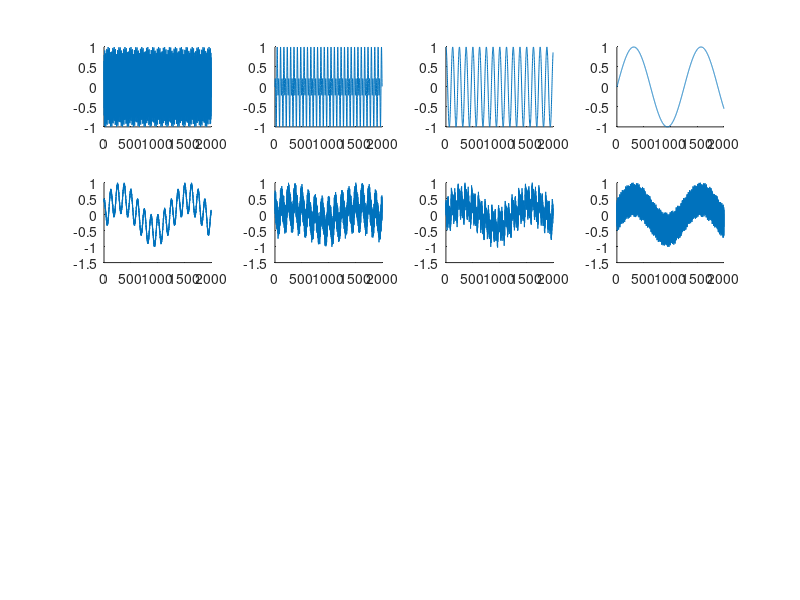

Write MATLAB code to recreate this figure. (Note: this script raises an error after producing the figure.)
numtrainingcases=2000;
t = linspace(0,10,numtrainingcases);
orig_data = [sin(500*t) + 0.2*cos(100*t) ;
                sin(10*t).*cos(30*t)
                cos(10*t)
                sin(t)] ;
orig_data = 0.01*orig_data;
numdim = size(orig_data,1);
A = random('uniform',0,1,numdim,numdim);
data = A*orig_data;
hold on;

for i=1:numdim
subplot(4,numdim,i);
hold on;
plot(orig_data(i,:)./max(orig_data(i,:)));
end
drawnow;

hold on;
for i=1:numdim
subplot(4,numdim,numdim*1+i);
hold on;
plot(data(i,:)./max(data(i,:)));
end
drawnow;

tic
independent = linear_parica(data);
toc
plot(independent)
hold on;
for i=1:numdim
subplot(4,numdim,numdim*2+i);
hold on;
plot(independent(i,:)./max(independent(i,:)));
end
drawnow;
